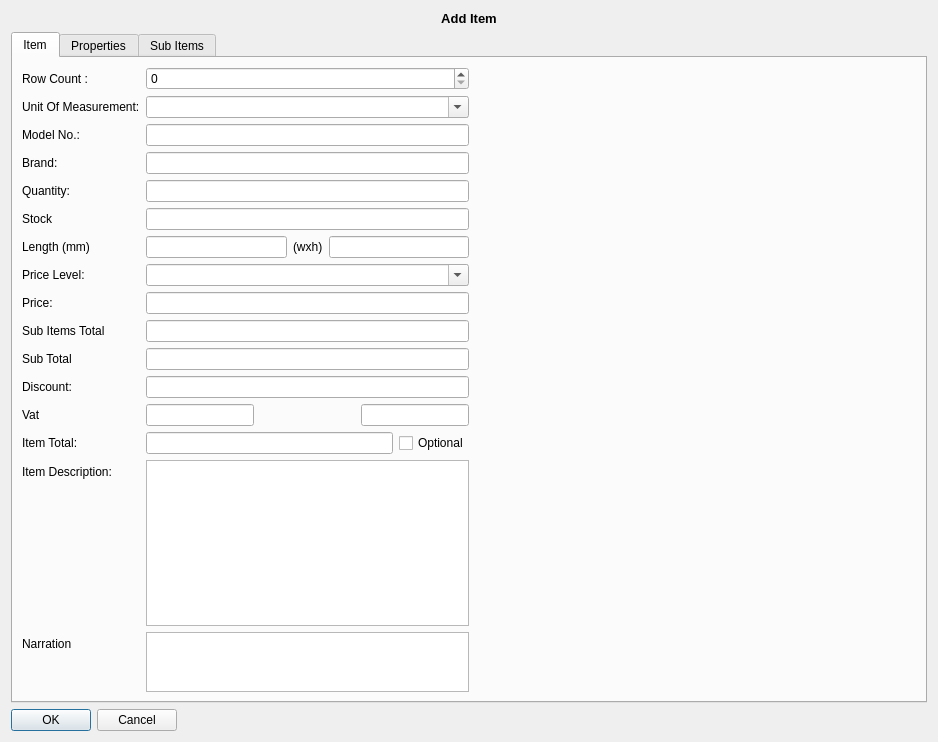
<?xml version="1.0" encoding="UTF-8"?>
<ui version="4.0">
 <class>addItemRequirement</class>
 <widget class="QWidget" name="addItemRequirement">
  <property name="geometry">
   <rect>
    <x>0</x>
    <y>0</y>
    <width>938</width>
    <height>742</height>
   </rect>
  </property>
  <property name="windowTitle">
   <string>Form</string>
  </property>
  <layout class="QVBoxLayout" name="verticalLayout">
   <item>
    <widget class="QLabel" name="titleLabel">
     <property name="font">
      <font>
       <pointsize>10</pointsize>
       <weight>75</weight>
       <bold>true</bold>
      </font>
     </property>
     <property name="text">
      <string>Add Item</string>
     </property>
     <property name="alignment">
      <set>Qt::AlignCenter</set>
     </property>
     <property name="indent">
      <number>0</number>
     </property>
    </widget>
   </item>
   <item>
    <widget class="QTabWidget" name="tabWidget">
     <property name="currentIndex">
      <number>0</number>
     </property>
     <widget class="QWidget" name="itemTab">
      <attribute name="title">
       <string>Item</string>
      </attribute>
      <layout class="QVBoxLayout" name="verticalLayout_2">
       <item>
        <layout class="QHBoxLayout" name="horizontalLayout_3">
         <item>
          <layout class="QFormLayout" name="formLayout_2">
           <item row="1" column="0">
            <widget class="QLabel" name="label_8">
             <property name="text">
              <string>Row Count :</string>
             </property>
            </widget>
           </item>
           <item row="1" column="1">
            <widget class="QSpinBox" name="rowCount"/>
           </item>
           <item row="2" column="0">
            <widget class="QLabel" name="unitOfMeasurementLabel">
             <property name="text">
              <string>Unit Of Measurement:</string>
             </property>
            </widget>
           </item>
           <item row="2" column="1">
            <widget class="QComboBox" name="unitOfMeasurementComboBox">
             <property name="editable">
              <bool>true</bool>
             </property>
             <property name="minimumContentsLength">
              <number>0</number>
             </property>
            </widget>
           </item>
           <item row="3" column="0">
            <widget class="QLabel" name="label_2">
             <property name="text">
              <string>Model No.:</string>
             </property>
            </widget>
           </item>
           <item row="3" column="1">
            <widget class="QLineEdit" name="modelNoLineEdit"/>
           </item>
           <item row="4" column="0">
            <widget class="QLabel" name="label_3">
             <property name="text">
              <string>Brand:</string>
             </property>
            </widget>
           </item>
           <item row="4" column="1">
            <widget class="QLineEdit" name="brandLineEdit"/>
           </item>
           <item row="5" column="0">
            <widget class="QLabel" name="quantityLabel">
             <property name="text">
              <string>Quantity: </string>
             </property>
            </widget>
           </item>
           <item row="5" column="1">
            <widget class="QLineEdit" name="quantityLineEdit"/>
           </item>
           <item row="8" column="0">
            <widget class="QLabel" name="lengthLabel">
             <property name="text">
              <string>Length (mm)</string>
             </property>
            </widget>
           </item>
           <item row="8" column="1">
            <layout class="QHBoxLayout" name="dimensionsLayoout">
             <item>
              <widget class="QLineEdit" name="lengthLineEdit"/>
             </item>
             <item>
              <widget class="QLabel" name="dimlabel">
               <property name="text">
                <string>(wxh)</string>
               </property>
              </widget>
             </item>
             <item>
              <widget class="QLineEdit" name="dimLineEdit"/>
             </item>
            </layout>
           </item>
           <item row="10" column="0">
            <widget class="QLabel" name="priceLevelLabel">
             <property name="text">
              <string>Price Level:</string>
             </property>
            </widget>
           </item>
           <item row="10" column="1">
            <widget class="QComboBox" name="priceLevelComboBox">
             <property name="editable">
              <bool>true</bool>
             </property>
            </widget>
           </item>
           <item row="11" column="0">
            <widget class="QLabel" name="priceLabel">
             <property name="text">
              <string>Price:</string>
             </property>
            </widget>
           </item>
           <item row="11" column="1">
            <widget class="QLineEdit" name="priceLineEdit"/>
           </item>
           <item row="12" column="0">
            <widget class="QLabel" name="label_5">
             <property name="text">
              <string>Sub Items Total</string>
             </property>
            </widget>
           </item>
           <item row="12" column="1">
            <widget class="QLineEdit" name="subItemsSubTotalLineEdit_2"/>
           </item>
           <item row="13" column="0">
            <widget class="QLabel" name="label_6">
             <property name="text">
              <string>Sub Total</string>
             </property>
            </widget>
           </item>
           <item row="13" column="1">
            <widget class="QLineEdit" name="itemSubTotalLineEdit"/>
           </item>
           <item row="14" column="0">
            <widget class="QLabel" name="discountLabel">
             <property name="text">
              <string>Discount:</string>
             </property>
            </widget>
           </item>
           <item row="14" column="1">
            <widget class="QLineEdit" name="discountLineEdit"/>
           </item>
           <item row="15" column="1">
            <layout class="QHBoxLayout" name="horizontalLayout_4">
             <item>
              <widget class="QLineEdit" name="vatPercent"/>
             </item>
             <item>
              <spacer name="horizontalSpacer_4">
               <property name="orientation">
                <enum>Qt::Horizontal</enum>
               </property>
               <property name="sizeHint" stdset="0">
                <size>
                 <width>40</width>
                 <height>20</height>
                </size>
               </property>
              </spacer>
             </item>
             <item>
              <widget class="QLineEdit" name="vatAmt"/>
             </item>
            </layout>
           </item>
           <item row="17" column="0">
            <widget class="QLabel" name="itemTotalLabel">
             <property name="text">
              <string>Item Total:</string>
             </property>
            </widget>
           </item>
           <item row="17" column="1">
            <layout class="QHBoxLayout" name="horizontalLayout_2">
             <item>
              <widget class="QLineEdit" name="itemTotalLineEdit"/>
             </item>
             <item>
              <widget class="QCheckBox" name="optionalCheckBox">
               <property name="text">
                <string>Optional</string>
               </property>
              </widget>
             </item>
            </layout>
           </item>
           <item row="19" column="0">
            <widget class="QLabel" name="label">
             <property name="text">
              <string>Item Description:</string>
             </property>
            </widget>
           </item>
           <item row="19" column="1">
            <widget class="QPlainTextEdit" name="descriptionTextEdit"/>
           </item>
           <item row="20" column="0">
            <widget class="QLabel" name="label_7">
             <property name="text">
              <string>Narration</string>
             </property>
            </widget>
           </item>
           <item row="20" column="1">
            <widget class="QPlainTextEdit" name="narrationEdit">
             <property name="maximumSize">
              <size>
               <width>16777215</width>
               <height>60</height>
              </size>
             </property>
            </widget>
           </item>
           <item row="15" column="0">
            <widget class="QLabel" name="vatLabel">
             <property name="text">
              <string>Vat</string>
             </property>
            </widget>
           </item>
           <item row="7" column="0">
            <widget class="QLabel" name="label_9">
             <property name="text">
              <string>Stock</string>
             </property>
            </widget>
           </item>
           <item row="7" column="1">
            <widget class="QLineEdit" name="stockLineEdit">
             <property name="font">
              <font>
               <family>Arial</family>
              </font>
             </property>
             <property name="readOnly">
              <bool>true</bool>
             </property>
            </widget>
           </item>
          </layout>
         </item>
         <item>
          <spacer name="horizontalSpacer_3">
           <property name="orientation">
            <enum>Qt::Horizontal</enum>
           </property>
           <property name="sizeHint" stdset="0">
            <size>
             <width>40</width>
             <height>20</height>
            </size>
           </property>
          </spacer>
         </item>
        </layout>
       </item>
      </layout>
     </widget>
     <widget class="QWidget" name="propertiesTab">
      <attribute name="title">
       <string>Properties</string>
      </attribute>
      <layout class="QVBoxLayout" name="verticalLayout_3">
       <item>
        <widget class="QTableWidget" name="tableWidget"/>
       </item>
      </layout>
     </widget>
     <widget class="QWidget" name="subItemsTab">
      <attribute name="title">
       <string>Sub Items</string>
      </attribute>
      <layout class="QGridLayout" name="gridLayout">
       <item row="0" column="0">
        <widget class="QPushButton" name="AddSubItemButton">
         <property name="text">
          <string>Add SubItem</string>
         </property>
        </widget>
       </item>
       <item row="0" column="1">
        <spacer name="horizontalSpacer">
         <property name="orientation">
          <enum>Qt::Horizontal</enum>
         </property>
         <property name="sizeHint" stdset="0">
          <size>
           <width>40</width>
           <height>20</height>
          </size>
         </property>
        </spacer>
       </item>
       <item row="1" column="0" colspan="2">
        <widget class="QTableWidget" name="subItemsTable"/>
       </item>
       <item row="2" column="0" colspan="2">
        <layout class="QHBoxLayout" name="horizontalLayout">
         <item>
          <spacer name="horizontalSpacer_2">
           <property name="orientation">
            <enum>Qt::Horizontal</enum>
           </property>
           <property name="sizeHint" stdset="0">
            <size>
             <width>40</width>
             <height>20</height>
            </size>
           </property>
          </spacer>
         </item>
         <item>
          <widget class="QLabel" name="label_4">
           <property name="text">
            <string>Sub Total</string>
           </property>
          </widget>
         </item>
         <item>
          <widget class="QLineEdit" name="subItemsTotalLineEdit">
           <property name="minimumSize">
            <size>
             <width>0</width>
             <height>30</height>
            </size>
           </property>
          </widget>
         </item>
        </layout>
       </item>
      </layout>
     </widget>
    </widget>
   </item>
   <item>
    <widget class="QDialogButtonBox" name="buttonBox">
     <property name="sizePolicy">
      <sizepolicy hsizetype="Fixed" vsizetype="Fixed">
       <horstretch>0</horstretch>
       <verstretch>0</verstretch>
      </sizepolicy>
     </property>
     <property name="standardButtons">
      <set>QDialogButtonBox::Cancel|QDialogButtonBox::Ok</set>
     </property>
    </widget>
   </item>
  </layout>
 </widget>
 <tabstops>
  <tabstop>tabWidget</tabstop>
  <tabstop>unitOfMeasurementComboBox</tabstop>
  <tabstop>quantityLineEdit</tabstop>
  <tabstop>priceLevelComboBox</tabstop>
  <tabstop>priceLineEdit</tabstop>
  <tabstop>discountLineEdit</tabstop>
  <tabstop>tableWidget</tabstop>
  <tabstop>AddSubItemButton</tabstop>
  <tabstop>subItemsTable</tabstop>
 </tabstops>
 <resources/>
 <connections/>
</ui>
